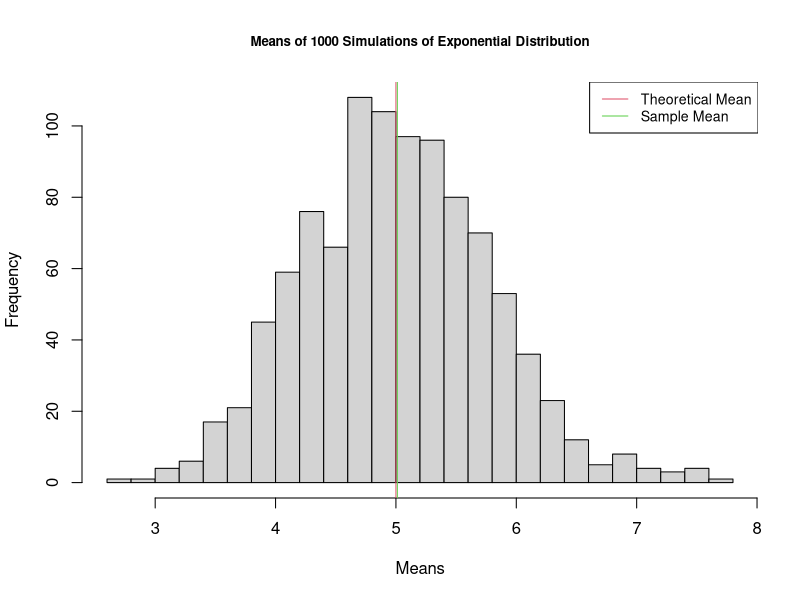
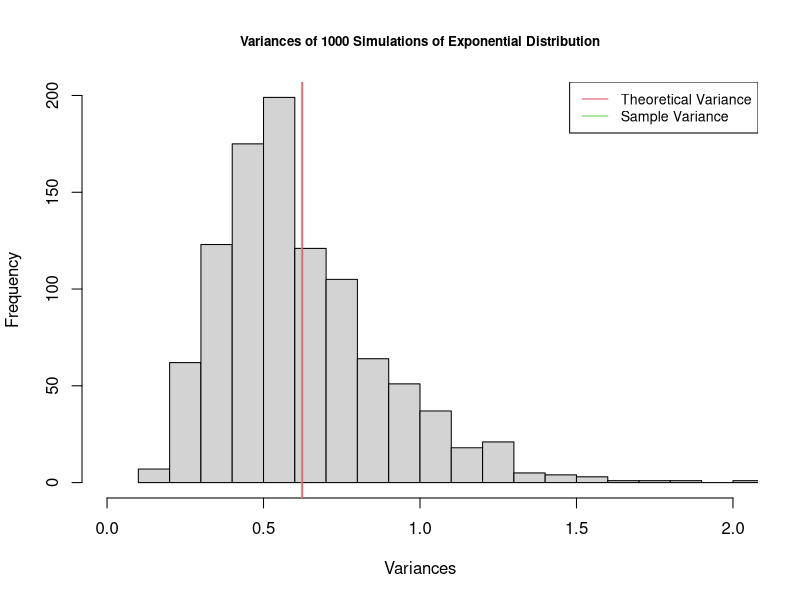
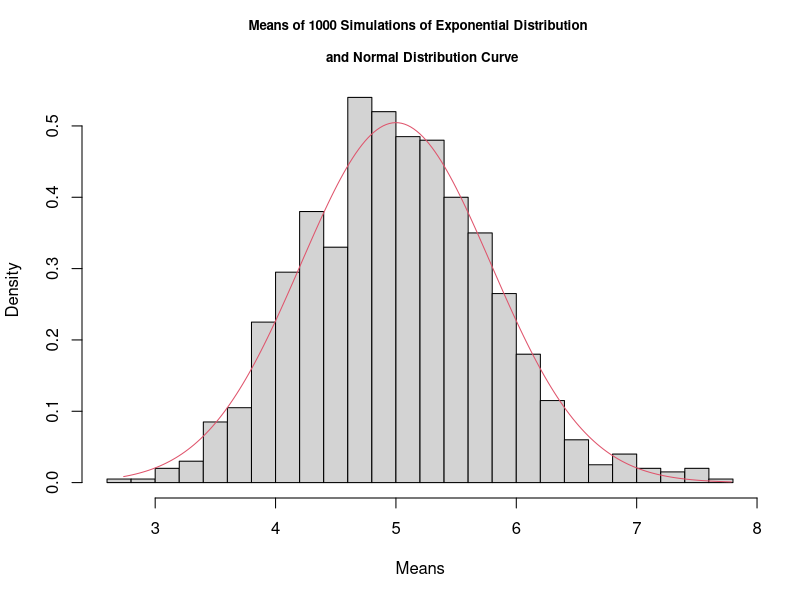

The R script that drew these images, in order:
## ---- chunk 1
knitr::opts_chunk$set(echo = TRUE)
## ---- chunk 2
#Given Information 
lambda <- 0.2; n <- 40
B <- 1000 #Thousand simulations
## ---- chunk 3
set.seed(123) 
#Simulations
simu_data <- matrix(rexp(n*B, lambda), nrow=B, ncol=n)
#Calculate the mean of each simulation
simu_mean <- apply(simu_data, 1, mean) #1 indicates row calculation
hist(simu_mean, breaks=20, xlab="Means", cex.main=0.8,
     main="Means of 1000 Simulations of Exponential Distribution")
abline(v=1/lambda, col=2)
abline(v=mean(simu_mean), col=3)
legend("topright", c("Theoretical Mean", "Sample Mean"), 
       col=c(2,3), lty=c(1,1), cex=0.85)
## ---- chunk 4
#Theoretical Mean
1/lambda

#Simulation Mean
mean(simu_mean)
## ---- chunk 5
# Calculate the variances of each simulation
simu_var <- apply(simu_data, 1, var)
simu_var <- simu_var/n
hist(simu_var, breaks=20, xlab="Variances", xlim=c(0, 2), cex.main=0.8,
     main="Variances of 1000 Simulations of Exponential Distribution")
abline(v=((1/lambda)^2)/n, col=2)
abline(v=mean(simu_var), col=3)
legend("topright", c("Theoretical Variance", "Sample Variance"), 
       col=c(2,3), lty=c(1,1), cex=0.85)
## ---- chunk 6
#Theoretical Variance
((1/lambda)^2)/n

#Simulation Variance
mean(simu_var)
## ---- chunk 7
#Plot a normal curve
x <- seq(min(simu_mean), max(simu_mean), length=200)
y <- dnorm(x, mean=1/lambda, sd=(1/lambda)/sqrt(n))
hist(simu_mean, breaks=20, prob=T, xlab="Means", 
     main="Means of 1000 Simulations of Exponential Distribution 
     \n and Normal Distribution Curve", cex.main=0.8)
lines(x, y, col=2)
